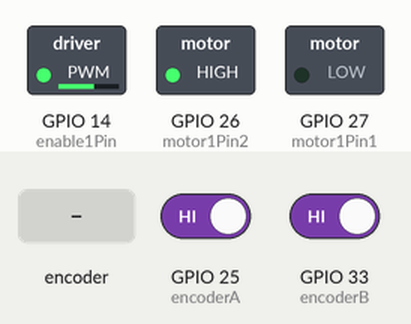
Simulated run of this sketch. Board: ESP32. On the bench: switched loads named in the sketch (green lamp = pin HIGH). The inputs (shaded band) are chosen by the test bench; at power-on: GPIO 25 (encoderA) HIGH, GPIO 33 (encoderB) HIGH. What the sketch prints to the serial monitor is not drawn.

Above: at 1.2 s.
1.3 s: rotary encoder on GPIO 25 (encoderA) / GPIO 33 (encoderB) turned 2 steps (second pin leading)
Timing chart, 0 to 4.3 s (numbered marks = the images above; inputs shaded):
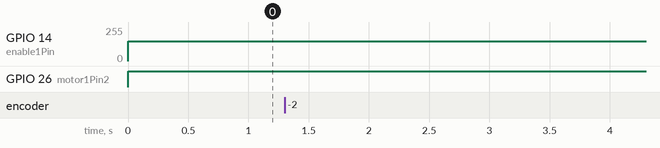

Measured:
- after the input at 1.3 s, GPIO 14 (enable1Pin): 150/255 → 149/255 after 0.08 s, → 148/255 0.20 s later

The sketch:

sketch_aug23a.ino
```cpp
#include "analogWrite.h"
const int freq = 5000;
const int ledChannel = 0;
const int resolution = 8;
int motor1Pin1 = 27;
int motor1Pin2 = 26;
int enable1Pin = 14;
int encoderA = 25;
int encoderB = 33;

volatile int posi = 0; // specify posi as volatile: https://www.arduino.cc/reference/en/language/variables/variable-scope-qualifiers/volatile/
long prevT = 0;
float eprev = 0;
float eintegral = 0;


void setup() {
  // sets the pins as outputs:
  analogWriteResolution(enable1Pin, 8);
  pinMode(encoderA,INPUT);
  pinMode(encoderB,INPUT);
  attachInterrupt(digitalPinToInterrupt(encoderA),readEncoder,RISING);
  pinMode(motor1Pin1, OUTPUT);
  pinMode(motor1Pin2, OUTPUT);
//  pinMode(enable1Pin, OUTPUT);


  Serial.begin(115200);

  // testing
  Serial.print("Testing DC Motor...");
  Serial.println("target pos");
}


void loop() {

  // set target position
  //int target = 1200;
  int target = 150;

  // PID constants
  float kp = 1;
  float kd = 0.025;
  float ki = 0.0;

//  time difference
  long currT = micros();
  float deltaT = ((float) (currT - prevT))/( 1.0e6 );
  prevT = currT;

//  // Read the position in an atomic block to avoid a potential
//  // misread if the interrupt coincides with this code running
//  // see: https://www.arduino.cc/reference/en/language/variables/variable-scope-qualifiers/volatile/
  int pos = 0;
  noInterrupts();
    pos = posi;
  interrupts();
//
  // error
  int e = pos - target;

  // derivative
  float dedt = (e-eprev)/(deltaT);

  // integral
  eintegral = eintegral + e*deltaT;

  // control signal
  float u = kp*e + kd*dedt + ki*eintegral;

  // motor power
  float pwr = fabs(u);
  if( pwr > 255 ){
    pwr = 255;
  }

  // motor direction
  int dir = 1;
  if(u<0){
    dir = -1;
  }

  // signal the motor
  setMotor(dir,pwr,enable1Pin,motor1Pin1,motor1Pin2);


  // store previous error
  eprev = e;

  Serial.print(target);
  Serial.print(" ");
  Serial.print(pos);
  Serial.println();
}

void setMotor(int dir, int pwmVal, int pwm, int in1, int in2){
//
//  analogWrite(14,pwmVal);
  analogWrite(pwm,pwmVal);
  ledcWrite(pwm,pwmVal);
  if(dir == 1){
    digitalWrite(in1,HIGH);
    digitalWrite(in2,LOW);
  }
  else if(dir == -1){
    digitalWrite(in1,LOW);
    digitalWrite(in2,HIGH);
  }
  else{
    digitalWrite(in1,LOW);
    digitalWrite(in2,LOW);
  }
}

void readEncoder(){
  int b = digitalRead(encoderB);
//  Serial.println(b);
  if(b > 0){
    posi++;
  }
  else{
    posi--;
  }
}
```
